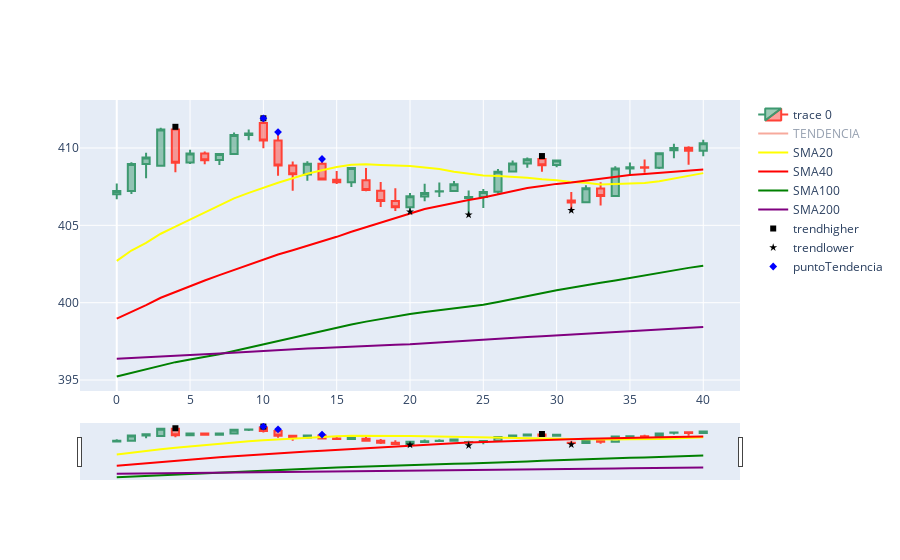

Write notebook code for a chart like this one.
### Code cell
id_caso=7
symbol='SPY'

dfpl = df_h4.query("companyName==@symbol and id_posiblepm40==@id_caso")
#reiniciar index dataframe
dfpl.reset_index(drop=True, inplace=True)
fig = go.Figure(data=[go.Candlestick(x=dfpl.index,
                open=dfpl['open'],
                high=dfpl['high'],
                low=dfpl['low'],
                close=dfpl['close'])])

#company = df_casos['companyName'][i]
#tupla = dfpl[dfpl["ind_posicion"]==0]
tupla = dfpl.query("ind_posicion==0")
candle = tupla.index[0]
backcandles = 20
window = 0

sl_highs, interc_highs,  r_sq_h = collect_channel(candle, backcandles, window, id_caso)
x = np.array(range(candle-backcandles-window, candle+5))
fig.add_trace(go.Scatter(x=x, y=sl_highs*x + interc_highs, mode='lines', name='TENDENCIA'))


fig.add_trace(go.Scatter(x=dfpl.index, y=dfpl["SMA20"], mode='lines', name='SMA20', line=dict(color="Yellow")))
fig.add_trace(go.Scatter(x=dfpl.index, y=dfpl["SMA40"], mode='lines', name='SMA40', line=dict(color="Red")))
fig.add_trace(go.Scatter(x=dfpl.index, y=dfpl["SMA100"], mode='lines', name='SMA100', line=dict(color="green")))
fig.add_trace(go.Scatter(x=dfpl.index, y=dfpl["SMA200"], mode='lines', name='SMA200', line=dict(color="purple")))
fig.add_trace(go.Scatter(x=dfpl.index, y=dfpl["trendhigher"], mode='markers', name='trendhigher', line=dict(color="black"), marker_symbol="square"))
fig.add_trace(go.Scatter(x=dfpl.index, y=dfpl["trendlower"], mode='markers', name='trendlower', line=dict(color="black"), marker_symbol="star" ))
fig.add_trace(go.Scatter(x=dfpl.index, y=dfpl["ind_high"], mode='markers', name='puntoTendencia', line=dict(color="blue"), marker_symbol="diamond" ))
#fig.add_trace(go.Scatter(df_h3.query("companyName=='AAPL' and id_posiblepm40==1")['datetime'], df_h3.query("companyName=='AAPL' and id_posiblepm40==1")['close_max'], color='red', label = 'Cambio tendencia bajista')
#fig = px.scatter(df, x="sepal_width", y="sepal_length", color="species")
#plt.plot(df_d2.query("companyName=='AAPL'")['date'], df_d2.query("companyName=='AAPL'")['SMA100'], color='red', label = 'SMA100')
#plt.plot(df_d2.query("companyName=='AAPL'")['date'], df_d2.query("companyName=='AAPL'")['SMA200'], color='green', label = 'SMA200')
fig.show()

### Figure 1 — Plotly figure (JSON) as saved in the notebook; plotly's stock layout.template omitted (floating-point values rounded to 4 significant figures)
{"data": [{"close": [407.2, 409.0, 409.4, 411.2, 409.0, 409.6, 409.2, 409.6, 410.8, 410.9, 410.5, 408.9, 408.3, 409.0, 408.0, 407.8, 408.7, 407.3, 406.6, 406.2, 406.9, 407.1, 407.2, 407.6, 406.8, 407.2, 408.5, 409.0, 409.3, 408.9, 409.2, 406.5, 407.4, 406.9, 408.7, 408.8, 408.7, 409.7, 410.0, 409.8, 410.3], "high": [407.7, 409.1, 409.7, 411.3, 411.4, 409.9, 409.8, 409.7, 411, 411.2, 411.9, 411.0, 409.1, 409.1, 409.3, 408.5, 408.7, 408.7, 407.8, 407.4, 407.1, 407.7, 407.8, 407.9, 407.3, 407.4, 408.6, 409.2, 409.4, 409.5, 409.3, 407.1, 407.6, 407.8, 408.8, 409.1, 409.3, 409.7, 410.3, 410.1, 410.5], "low": [406.7, 407.0, 408.0, 408.8, 408.4, 409.0, 409.0, 408.9, 409.6, 410.5, 410.0, 408.2, 407.2, 407.9, 407.9, 407.7, 407.5, 407.2, 406.2, 405.9, 405.9, 406.5, 406.8, 407.2, 405.7, 406.1, 407.0, 408.4, 408.7, 408.5, 408.8, 406.0, 406.5, 406.3, 406.9, 408.2, 408.4, 408.6, 409.3, 408.9, 409.5], "open": [407.0, 407.2, 409.0, 408.9, 411.2, 409.1, 409.6, 409.2, 409.6, 410.8, 411.6, 410.5, 408.9, 408.3, 409.0, 408.0, 407.8, 407.9, 407.2, 406.6, 406.2, 406.9, 407.2, 407.2, 406.8, 406.8, 407.2, 408.5, 409.0, 409.3, 408.9, 406.6, 406.5, 407.4, 406.9, 408.7, 408.8, 408.7, 409.9, 410.0, 409.8], "type": "candlestick", "x": [0, 1, 2, 3, 4, 5, 6, 7, 8, 9, 10, 11, 12, 13, 14, 15, 16, 17, 18, 19, 20, 21, 22, 23, 24, 25, 26, 27, 28, 29, 30, 31, 32, 33, 34, 35, 36, 37, 38, 39, 40]}, {"mode": "lines", "name": "TENDENCIA", "type": "scatter", "visible": "legendonly", "x": [0, 1, 2, 3, 4, 5, 6, 7, 8, 9, 10, 11, 12, 13, 14, 15, 16, 17, 18, 19, 20, 21, 22, 23, 24], "y": [418.2, 417.6, 416.9, 416.3, 415.7, 415.0, 414.4, 413.7, 413.1, 412.5, 411.8, 411.2, 410.5, 409.9, 409.3, 408.6, 408.0, 407.3, 406.7, 406.1, 405.4, 404.8, 404.1, 403.5, 402.9]}, {"line": {"color": "Yellow"}, "mode": "lines", "name": "SMA20", "type": "scatter", "x": [0, 1, 2, 3, 4, 5, 6, 7, 8, 9, 10, 11, 12, 13, 14, 15, 16, 17, 18, 19, 20, 21, 22, 23, 24, 25, 26, 27, 28, 29, 30, 31, 32, 33, 34, 35, 36, 37, 38, 39, 40], "y": [402.7, 403.4, 403.9, 404.5, 404.9, 405.4, 405.8, 406.3, 406.7, 407.1, 407.4, 407.8, 408.0, 408.3, 408.6, 408.8, 408.9, 408.9, 408.9, 408.9, 408.8, 408.7, 408.6, 408.5, 408.3, 408.2, 408.2, 408.2, 408.1, 408.0, 407.9, 407.8, 407.7, 407.6, 407.7, 407.7, 407.7, 407.8, 408.0, 408.2, 408.4]}, {"line": {"color": "Red"}, "mode": "lines", "name": "SMA40", "type": "scatter", "x": [0, 1, 2, 3, 4, 5, 6, 7, 8, 9, 10, 11, 12, 13, 14, 15, 16, 17, 18, 19, 20, 21, 22, 23, 24, 25, 26, 27, 28, 29, 30, 31, 32, 33, 34, 35, 36, 37, 38, 39, 40], "y": [399.0, 399.4, 399.8, 400.3, 400.7, 401.1, 401.4, 401.8, 402.1, 402.5, 402.8, 403.1, 403.4, 403.7, 404.0, 404.3, 404.6, 404.9, 405.2, 405.5, 405.8, 406.1, 406.3, 406.5, 406.6, 406.8, 407.0, 407.2, 407.4, 407.5, 407.7, 407.8, 407.9, 408.0, 408.1, 408.2, 408.3, 408.4, 408.5, 408.5, 408.6]}, {"line": {"color": "green"}, "mode": "lines", "name": "SMA100", "type": "scatter", "x": [0, 1, 2, 3, 4, 5, 6, 7, 8, 9, 10, 11, 12, 13, 14, 15, 16, 17, 18, 19, 20, 21, 22, 23, 24, 25, 26, 27, 28, 29, 30, 31, 32, 33, 34, 35, 36, 37, 38, 39, 40], "y": [395.2, 395.5, 395.7, 395.9, 396.2, 396.3, 396.5, 396.7, 396.9, 397.1, 397.3, 397.5, 397.7, 397.9, 398.2, 398.4, 398.6, 398.8, 398.9, 399.1, 399.3, 399.4, 399.5, 399.7, 399.8, 399.9, 400.0, 400.2, 400.4, 400.6, 400.8, 401.0, 401.1, 401.3, 401.4, 401.6, 401.8, 401.9, 402.1, 402.3, 402.4]}, {"line": {"color": "purple"}, "mode": "lines", "name": "SMA200", "type": "scatter", "x": [0, 1, 2, 3, 4, 5, 6, 7, 8, 9, 10, 11, 12, 13, 14, 15, 16, 17, 18, 19, 20, 21, 22, 23, 24, 25, 26, 27, 28, 29, 30, 31, 32, 33, 34, 35, 36, 37, 38, 39, 40], "y": [396.4, 396.4, 396.5, 396.5, 396.6, 396.6, 396.7, 396.7, 396.8, 396.8, 396.9, 396.9, 397.0, 397.0, 397.1, 397.1, 397.2, 397.2, 397.3, 397.3, 397.3, 397.4, 397.4, 397.5, 397.6, 397.6, 397.7, 397.7, 397.8, 397.8, 397.9, 397.9, 398.0, 398.0, 398.1, 398.1, 398.2, 398.2, 398.3, 398.4, 398.4]}, {"line": {"color": "black"}, "marker": {"symbol": "square"}, "mode": "markers", "name": "trendhigher", "type": "scatter", "x": [0, 1, 2, 3, 4, 5, 6, 7, 8, 9, 10, 11, 12, 13, 14, 15, 16, 17, 18, 19, 20, 21, 22, 23, 24, 25, 26, 27, 28, 29, 30, 31, 32, 33, 34, 35, 36, 37, 38, 39, 40], "y": [null, null, null, null, 411.4, null, null, null, null, null, 411.9, null, null, null, null, null, null, null, null, null, null, null, null, null, null, null, null, null, null, 409.5, null, null, null, null, null, null, null, null, null, null, null]}, {"line": {"color": "black"}, "marker": {"symbol": "star"}, "mode": "markers", "name": "trendlower", "type": "scatter", "x": [0, 1, 2, 3, 4, 5, 6, 7, 8, 9, 10, 11, 12, 13, 14, 15, 16, 17, 18, 19, 20, 21, 22, 23, 24, 25, 26, 27, 28, 29, 30, 31, 32, 33, 34, 35, 36, 37, 38, 39, 40], "y": [null, null, null, null, null, null, null, null, null, null, null, null, null, null, null, null, null, null, null, null, 405.9, null, null, null, 405.7, null, null, null, null, null, null, 406.0, null, null, null, null, null, null, null, null, null]}, {"line": {"color": "blue"}, "marker": {"symbol": "diamond"}, "mode": "markers", "name": "puntoTendencia", "type": "scatter", "x": [0, 1, 2, 3, 4, 5, 6, 7, 8, 9, 10, 11, 12, 13, 14, 15, 16, 17, 18, 19, 20, 21, 22, 23, 24, 25, 26, 27, 28, 29, 30, 31, 32, 33, 34, 35, 36, 37, 38, 39, 40], "y": [null, null, null, null, null, null, null, null, null, null, 411.9, 411.0, null, null, 409.3, null, null, null, null, null, null, null, null, null, null, null, null, null, null, null, null, null, null, null, null, null, null, null, null, null, null]}], "layout": {"autosize": true, "xaxis": {"autorange": true, "range": [-2.446, 42.45], "rangeslider": {"autorange": true, "range": [-2.446, 42.45], "yaxis": {"_template": null, "rangemode": "match"}}, "type": "linear"}, "yaxis": {"autorange": true, "range": [394.3, 413.5], "type": "linear"}}}
